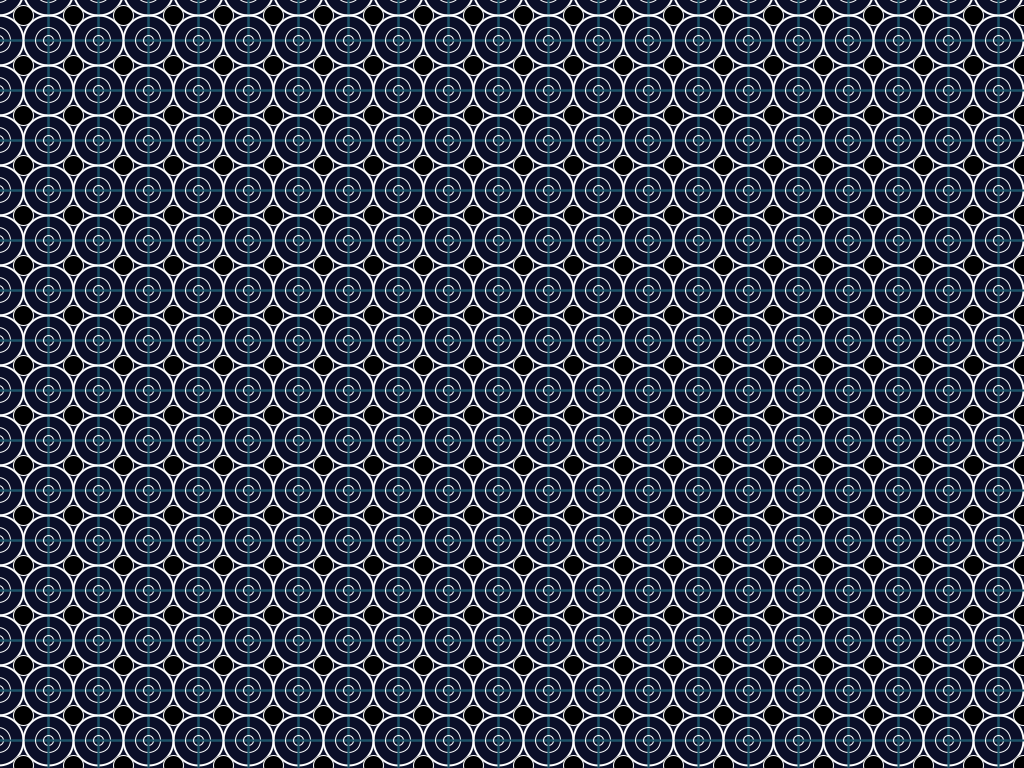
Frame 1 (no input)
Frame 2 (the mouse pressed at the canvas centre, redrawn once): identical to frame 1, image omitted

The Processing sketch that drew this single still picture (run headless with seeded random() and noise(); the mouse was pressed at the canvas centre and the sketch redrawn once):

// Processing sketch: processing_147664
// ── processing_147664.pde


/* Konkuk University
 Department of Dynamic Media
 SOS iDesign
 Name: Shim Sang Joon
 ID: 201420086
 */

void setup() {   
  size(1024, 768);   
  smooth(); 
  noLoop();
}   
void draw() {     
  background(#0B0F29);  
  for (int i = -10; i < width; i = i +50 ) {   
    for (int j = -10; j < height; j = j +50 ) {  
      strokeWeight(2);
      stroke(255);
      noFill();
      ellipse(i+8, j, 50, 50);
      strokeWeight(1);
      ellipse(i+8, j, 25, 25);
      ellipse(i+8, j, 10, 10);
      fill(0);
      ellipse(i+33, j+25, 20, 20);
      noFill();
      stroke(#1C5267);
      strokeWeight(2);
      rect(i+8, j, 50, 50);
    }
  }
} 
